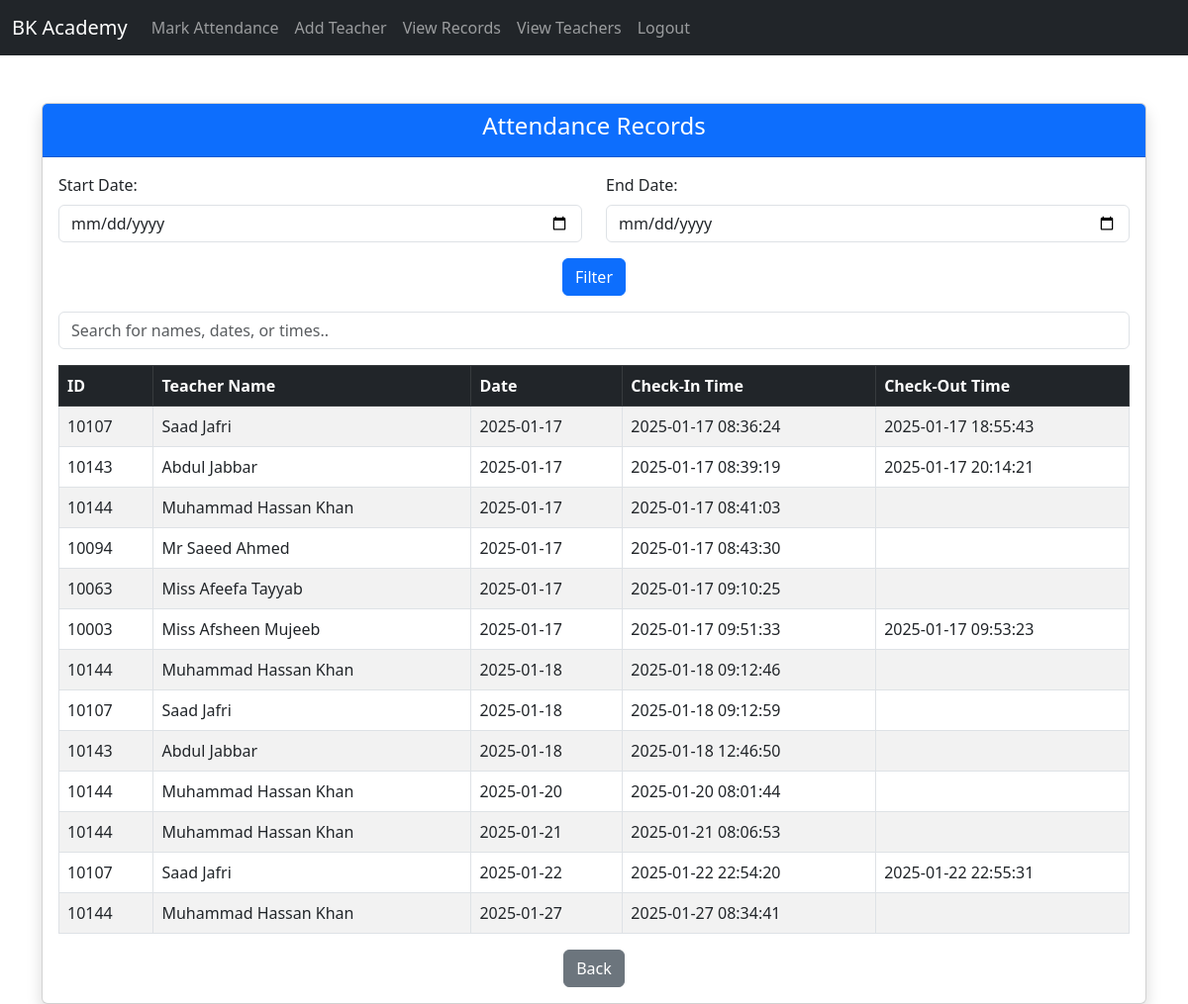
The app's page /Attendance/records.php (signed in) with its own data.
### tables this page shows
CREATE TABLE `attendance_records` (
  `id` int(11) NOT NULL,
  `teacher_id` varchar(50) NOT NULL,
  `check_in_time` datetime DEFAULT NULL,
  `check_out_time` datetime DEFAULT NULL,
  `date` date NOT NULL
);

CREATE TABLE `teachers` (
  `id` int(11) NOT NULL,
  `name` varchar(100) NOT NULL,
  `teacher_id` varchar(50) NOT NULL,
  `joining_date` date DEFAULT NULL
);

### Attendance/records.php (the view, shortened to what this page needs)
<?php
include_once("./connection.php");
include_once("./navbar.php");
$sql = "SELECT attendance_records.*, teachers.name AS teacher_name
        FROM attendance_records
        INNER JOIN teachers ON attendance_records.teacher_id = teachers.teacher_id";
$result = $conn->query($sql);
?>
<!DOCTYPE html>
<html lang="en">
<head>
    <link href="https://cdn.jsdelivr.net/npm/bootstrap@5.3.0-alpha3/dist/css/bootstrap.min.css" rel="stylesheet">
</head>
<body>
<div class="container mt-5">
    <div class="row">
        <div class="col-md-12">
            <div class="card shadow">
                <div class="card-header bg-primary text-white">
                    <h4 class="text-center">Attendance Records</h4>
                </div>
                <div class="card-body">
                    <form class="mb-3" onsubmit="filterByDate(); return false;">
                        <div class="row">
                            <div class="col-md-6">
                                <label for="startDate" class="form-label">Start Date:</label>
                                <input type="date" id="startDate" class="form-control">
                            </div>
                            <div class="col-md-6">
                                <label for="endDate" class="form-label">End Date:</label>
                                <input type="date" id="endDate" class="form-control">
                            </div>
                        </div>
                        <div class="text-center mt-3">
                            <button type="submit" class="btn btn-primary">Filter</button>
                        </div>
                    </form>
                    <div class="mb-3">
                        <input type="text" id="searchInput" class="form-control" onkeyup="filterTable()" placeholder="Search for names, dates, or times..">
                    </div>
                    <table id="attendanceTable" class="table table-striped table-bordered">
                        <thead class="table-dark">
                            <tr>
                                <th>ID</th>
                                <th>Teacher Name</th>
                                <th>Date</th>
                                <th>Check-In Time</th>
                                <th>Check-Out Time</th>
                            </tr>
                        </thead>
                        <tbody>
                            <?php
                            if ($result->num_rows > 0) {
                                while ($row = $result->fetch_assoc()) {
                                    echo "<tr>
                                            <td>{$row['teacher_id']}</td>
                                            <td>{$row['teacher_name']}</td>
                                            <td>{$row['date']}</td>
                                            <td>{$row['check_in_time']}</td>
                                            <td>{$row['check_out_time']}</td>
                                          </tr>";
                                }
                            } else {
                                echo "<tr><td colspan='5' class='text-center'>No records found</td></tr>";
                            }
                            ?>
                        </tbody>
                    </table>
                    <div class="mt-3 text-center">
                        <a href="index.php" class="btn btn-secondary">Back</a>
                    </div>
                </div>
            </div>
        </div>
    </div>
</div>
</body>
</html>

### records on screen
attendance_records: teacher "10107", teachers.name "Saad Jafri", date "2025-01-17", check_in_time "2025-01-17 08:36:24", check_out_time "2025-01-17 18:55:43"
attendance_records: teacher "10143", teachers.name "Abdul Jabbar", date "2025-01-17", check_in_time "2025-01-17 08:39:19", check_out_time "2025-01-17 20:14:21"
attendance_records: teacher "10144", teachers.name "Muhammad Hassan Khan", date "2025-01-17", check_in_time "2025-01-17 08:41:03"
attendance_records: teacher "10094", teachers.name "Mr Saeed Ahmed", date "2025-01-17", check_in_time "2025-01-17 08:43:30"
attendance_records: teacher "10063", teachers.name "Miss Afeefa Tayyab", date "2025-01-17", check_in_time "2025-01-17 09:10:25"
attendance_records: teacher "10003", teachers.name "Miss Afsheen Mujeeb", date "2025-01-17", check_in_time "2025-01-17 09:51:33", check_out_time "2025-01-17 09:53:23"
attendance_records: teacher "10144", teachers.name "Muhammad Hassan Khan", date "2025-01-18", check_in_time "2025-01-18 09:12:46"
attendance_records: teacher "10107", teachers.name "Saad Jafri", date "2025-01-18", check_in_time "2025-01-18 09:12:59"
attendance_records: teacher "10143", teachers.name "Abdul Jabbar", date "2025-01-18", check_in_time "2025-01-18 12:46:50"
attendance_records: teacher "10144", teachers.name "Muhammad Hassan Khan", date "2025-01-20", check_in_time "2025-01-20 08:01:44"
attendance_records: teacher "10144", teachers.name "Muhammad Hassan Khan", date "2025-01-21", check_in_time "2025-01-21 08:06:53"
attendance_records: teacher "10107", teachers.name "Saad Jafri", date "2025-01-22", check_in_time "2025-01-22 22:54:20", check_out_time "2025-01-22 22:55:31"
attendance_records: teacher "10144", teachers.name "Muhammad Hassan Khan", date "2025-01-27", check_in_time "2025-01-27 08:34:41"
